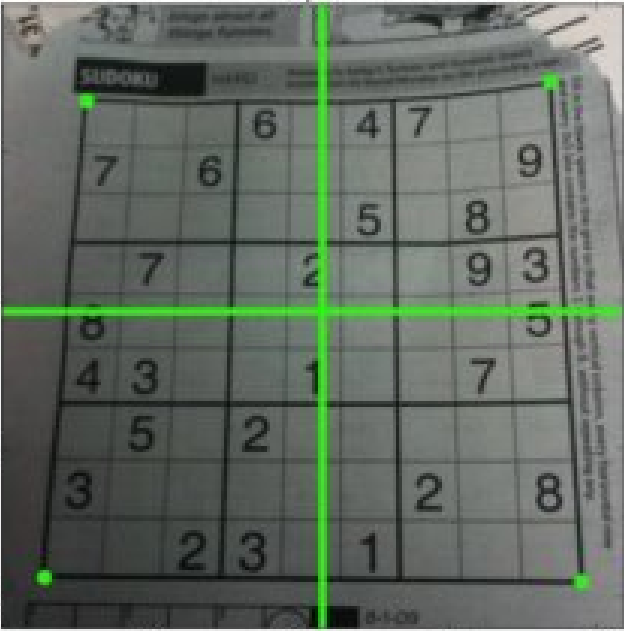
#> input picture image processing/sudokusmall.png, 624 x 631 px, found by its file name
$ python 'img trans2.py'
#> lines starting #> are read from the running program, lines starting #| are printed output that depends on the picture
import numpy as np
import cv2
import matplotlib.pyplot as plt


img = cv2.imread('sudokusmall.png')
#> img is the input picture: shape (631, 624, 3); mean B, G, R 97.1, 106.8, 97.6
rows,cols,ch = img.shape
#> rows = 631; cols = 624; ch = 3
pts1 = np.float32([[56,65],[568,52],[48,587],[589,590]])
pts2 = np.float32([[0,0],[300,0],[0,300],[300,300]])

M = cv2.getPerspectiveTransform(pts1,pts2)
dst = cv2.warpPerspective(img,M,(300,300))
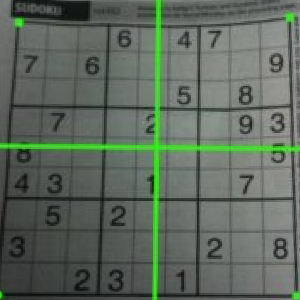
#> dst: shape (300, 300, 3); mean B, G, R 93, 104.7, 93.3
plt.subplot(121),plt.imshow(img),plt.title('Input')
plt.subplot(122),plt.imshow(dst),plt.title('Output')
plt.show()
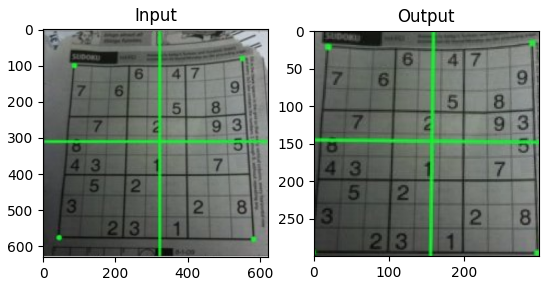
#> figure drawn by matplotlib, 2 panels; B, G, R data is drawn as R, G, B
